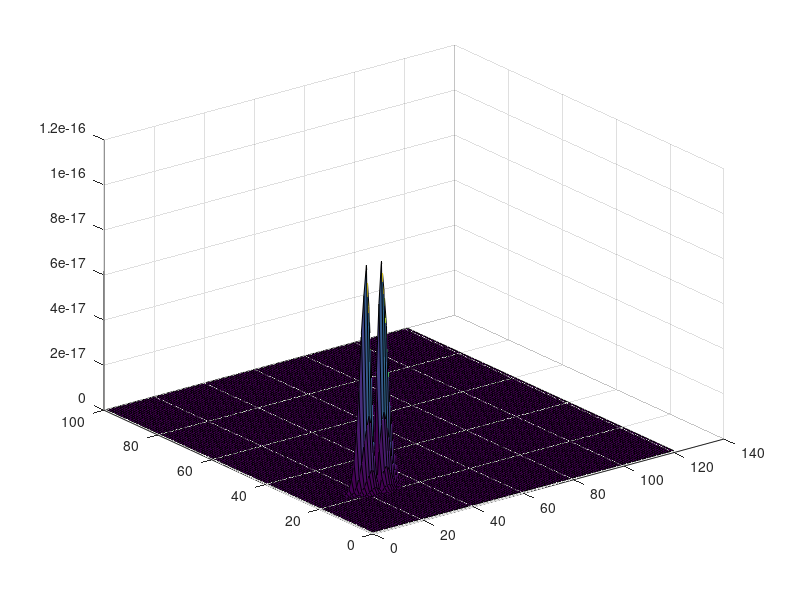
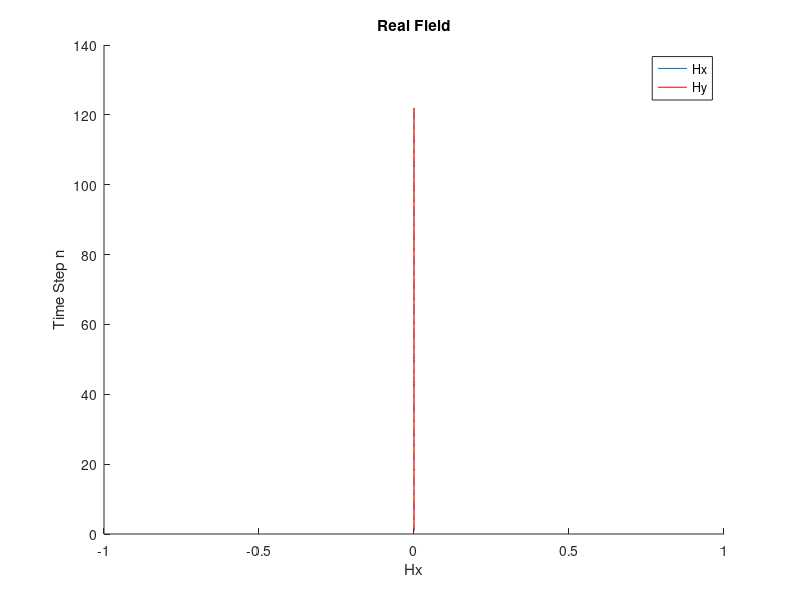
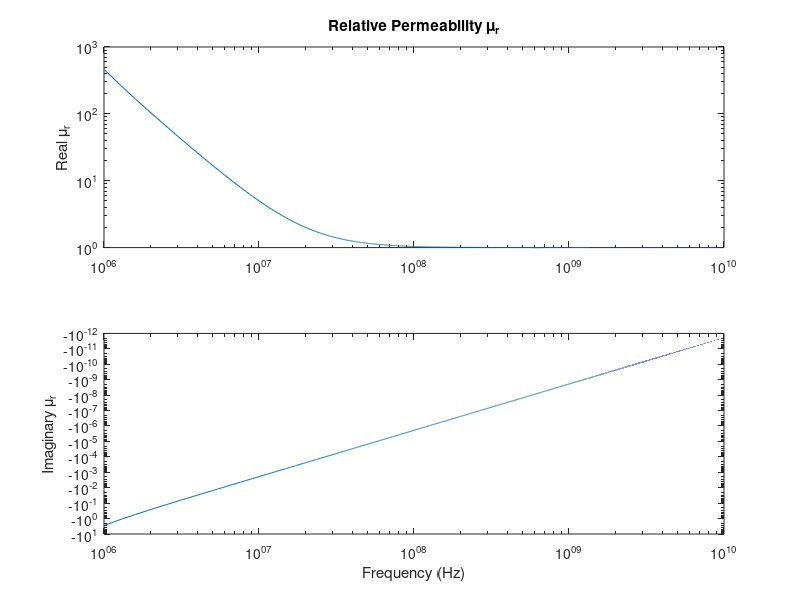
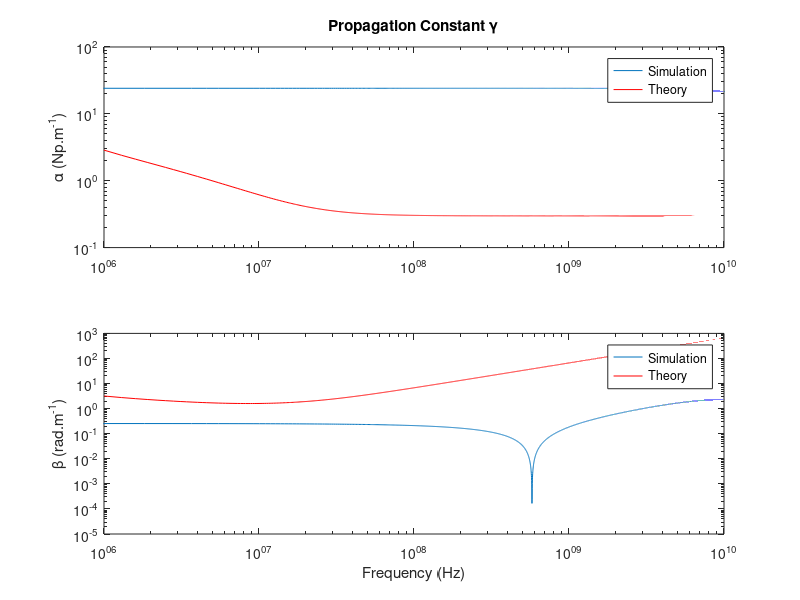

Recreate these plots in MATLAB, in order.
clc;clear all;
%hold on;
%%
f=fopen('FieldEvolutionIn.txt');
File=1;
l=fgetl(f);
in=1;
Prev=1600*(File-1);
while ischar(l)
%while (in <= (518*300))
%for kj=1:81
    %%disp(l);
    text{in}=l;
    
    data{in}=sscanf(text{in},'%f , %f , %f , %f , %f , %f , %f , %f , %f , %f , %f , %f , %f , %f , %f , %f , %f , %f , %f , %f , %f , %f , %f , %f , %f , %f');
    dis=round(((data{in}(2)+15)*4)+1);
    Hx(data{in}(1)-Prev,dis)=data{in}(3)+1i*data{in}(4);
    Hy(data{in}(1)-Prev,dis)=data{in}(5)+1i*data{in}(6);
    Hz(data{in}(1)-Prev,dis)=data{in}(7)+1i*data{in}(8);
    
    Bx(data{in}(1)-Prev,dis)=data{in}(9)+1i*data{in}(10);
    By(data{in}(1)-Prev,dis)=data{in}(11)+1i*data{in}(12);
    Bz(data{in}(1)-Prev,dis)=data{in}(13)+1i*data{in}(14);
    
    Ex(data{in}(1)-Prev,dis)=data{in}(15)+1i*data{in}(16);
    Ey(data{in}(1)-Prev,dis)=data{in}(17)+1i*data{in}(18);
    Ez(data{in}(1)-Prev,dis)=data{in}(19)+1i*data{in}(20);
   
    Dx(data{in}(1)-Prev,dis)=data{in}(21)+1i*data{in}(22);
    Dy(data{in}(1)-Prev,dis)=data{in}(23)+1i*data{in}(24);
    Dz(data{in}(1)-Prev,dis)=data{in}(25)+1i*data{in}(26);
    
    l=fgetl(f);
    in=in+1;
end

epsr=1;
a0=1e-2;%0.1mm
c0=3e8;%2.99792458e8;%Speed of Light (m/s)
f0=c0/a0;%3000GHz
t0=1/f0;%0.33e-12 (s)
mu0=4*pi*(1e-7);% (H/m)
eps0=8.854187817e-12;% (F/m)
I0=1; %(A)
E0=I0/(a0*eps0*c0);%Electric Field
D0=I0/(a0*c0);%Electric Displacement Field
B0=I0/(a0*eps0*c0*c0);%Magnetic Field
H0=I0/(a0);%Magnetizing Field


% for ind=129:500
% Bx(ind,:)=0;By(ind,:)=0;Bz(ind,:)=0;
% Hx(ind,:)=0;Hy(ind,:)=0;Hz(ind,:)=0;
% Dx(ind,:)=0;Dy(ind,:)=0;Dz(ind,:)=0;
% Ex(ind,:)=0;Ey(ind,:)=0;Ez(ind,:)=0;
% end

L2=32768*4;
%Bx(L2,121)=0;By(L2,121)=0;Bz(L2,121)=0;
Hx(L2,121)=0;Hy(L2,121)=0;Hz(L2,121)=0;
%Dx(L2,:)=0;Dy(L2,:)=0;Dz(L2,:)=0;
Ex(L2,121)=0;Ey(L2,121)=0;Ez(L2,121)=0;

% hold on;
% for stp=1:102
%     plot(real(Hx(stp,:)));
%     pause(.1);
% end

%Sx=Ex(1:100,:).*conj(Hx(1:100,:));
%Sy=Ey(1:100,:).*conj(Hy(1:100,:));
Sz=Ex(1:100,:).*conj(Hy(1:100,:))-Ey(1:100,:).*conj(Hx(1:100,:));
%S=abs(mag3(Sx,Sy,Sz));

figure;surf(abs(real(Sz(1:100,:))));hold on;
% figure;surf(abs(imag(Sz(1:200,:))));hold on;

figure;
hold on
for dist=1:121
plot3([0 real(Hx(90,dist))*H0],[dist dist+1], [0 0]);
plot3([0 0], [dist dist+1],[0 real(Hy(90,dist))*H0],'r');
%axis([-1e-4 1e-4 0 122 -1e-4 1e-4])
end
ylabel('Time Step n');
xlabel('Hx');
zlabel('Hy');
legend('Hx','Hy');
title('Real Field');


% hold on;
% plot(0:(2/400):2,(real(Bx(170,:))*B0));
% plot(0:(2/400):2,(imag(Bx(170,:))*B0),'r');
% grid('on');
% xlabel('Distance (mm)');
% ylabel('|Bz (Wb/m^2)|');
% legend('Real','Imaginary')

epsr=1;
a0=1e-2;%0.1mm
c0=3e8;%2.99792458e8;%Speed of Light (m/s)
f0=c0/a0;%3000GHz
t0=1/f0;%0.33e-12 (s)
mu0=4*pi*(1e-7);% (H/m)
eps0=8.854187817e-12;% (F/m)
I0=1; %(A)
E0=I0/(a0*eps0*c0);%Electric Field
D0=I0/(a0*c0);%Electric Displacement Field
B0=I0/(a0*eps0*c0*c0);%Magnetic Field
H0=I0/(a0);%Magnetizing Field
sigmaD0=(epsr*eps0*c0)/a0;
fmin=1e6;
fmax=1e10;

muinf=1;
gamma=(.1e-5)/(2*pi);
fn=(2/3)*(1e-5);
sigma=-1e4;
fr=((fmin)/f0):1e-5:((fmax)/f0); 
fi=fr;
kwi=(fn.*fn-fi.*fi-1i.*gamma.*fi);
b0=1e-5;
kwi2=(fi.*fi.*b0.*b0)./kwi;
mur=muinf+(sigma.*fn.*fn)./(kwi-kwi2);

fr2=fr*f0;
mur2=mur*mu0;
sigma=5e-3;
eps=(10*eps0)-1i*(sigma./(2*pi*fr2));


gammaor=1i.*2.*pi.*fr2.*sqrt(mur2.*eps);
etaor=sqrt(mur2./eps);
Zor=gammaor.*etaor;
Yor=gammaor./etaor;
alphaor=real(gammaor);
betaor=imag(gammaor);
vpor=(2.*pi.*fr2)./betaor;


figure;hold on;
subplot(2,1,1);loglog(fr2,real(mur2)/mu0);ylabel('Real \mu_r');xlim([fmin fmax]);
title('Relative Permeability \mu_r');
subplot(2,1,2);loglog(fr2,imag(mur2)/mu0);ylabel('Imaginary \mu_r');xlim([fmin fmax]);
xlabel('Frequency (Hz)')

figure
T=t0/4;
Fs=1/T;
L=L2;

dobs=1;
obs=25;
L=2^nextpow2(L);
f=Fs/2*linspace(0,1,L/2+1);

FHxi=(fft((Ey(1:L,obs)),L));
FHxo=(fft((Ey(1:L,obs+dobs)),L));
Gamma=(log(FHxo./FHxi))/(-(dobs/4)*(a0));
Gamma(1)=0;


figure;
subplot(2,1,1);
loglog(f(1:L/2+1),abs(real(Gamma(1:L/2+1))));
ylabel('\alpha (Np.m^-^1)');xlim([fmin fmax]);
hold on;loglog(fr2,alphaor,'r');ylabel('\alpha (Np.m^-^1)');xlim([fmin fmax]);
title('Propagation Constant \gamma');legend('Simulation','Theory');

subplot(2,1,2)
loglog(f(1:L/2+1),abs(imag(Gamma(1:L/2+1))));
ylabel('\beta (rad.m^-^1)');xlabel('Frequency (Hz)');xlim([fmin fmax]);
hold on;loglog(fr2,betaor,'r');ylabel('\beta (rad.m^-^1)');xlim([fmin fmax]);
legend('Simulation','Theory');

figure
f=f';
loglog(f(1:L/2+1),abs(2*pi*f(1:L/2+1)./(imag(Gamma(1:L/2+1)))));
%hold on; plot(f(1:L/2+1),(3e8),'r');
ylabel('vp (m.s^-^1)');xlabel('Frequency (Hz)');xlim([fmin fmax]);
hold on;loglog(fr2,vpor,'r');title('vp');xlim([fmin fmax]);


obs=25;
NFFT=2^nextpow2(L);
f=Fs/2*linspace(0,1,NFFT/2+1);
FEx=fft((Ey(1:L,obs)),NFFT);
FHx=fft((Hy(1:L,obs)),NFFT);
Z=FEx./FHx;
Z=Z*377;

figure;
subplot(2,1,1)
loglog(f(1:NFFT/2+1),abs(Z(1:NFFT/2+1)));
ylabel('|\eta| (Ohm)');xlim([fmin fmax]);
hold on;
loglog(fr2,abs(etaor),'r');title('Intrinsic Impedance \eta');xlim([fmin fmax]);
legend('Simulation','Theory');

subplot(2,1,2)
semilogx(f(1:NFFT/2+1),abs(angle(Z(1:NFFT/2+1))*(180/pi)));
ylabel('\Theta \eta (Degree)');xlabel('Frequency (Hz)');xlim([fmin fmax]);
hold on;semilogx(fr2,abs(angle(etaor))*(180/pi),'r');xlim([fmin fmax]);ylim([-200 200]);
legend('Simulation','Theory');


Zimag=abs(imag(Gamma(1:NFFT/2+1).*Z(1:NFFT/2+1)));
Zreal=abs(real(Gamma(1:NFFT/2+1).*Z(1:NFFT/2+1)));
Zabs=abs((Gamma(1:NFFT/2+1).*Z(1:NFFT/2+1)));
Zangle=abs(angle((Gamma(1:NFFT/2+1).*Z(1:NFFT/2+1)))*(180/pi));
Gm=abs(real(Gamma(1:NFFT/2+1)./Z(1:NFFT/2+1)));
Rm=abs((Gm')*(-1).*(2*pi*f));%Reluctance
XCm=abs(imag(Gamma(1:NFFT/2+1)./Z(1:NFFT/2+1)));
Yabs=abs((Gamma(1:NFFT/2+1)./Z(1:NFFT/2+1)));
Yangle=(angle((Gamma(1:NFFT/2+1)./Z(1:NFFT/2+1)))*(180/pi));

figure;
subplot(2,1,1)
loglog(f,(Zabs(1:NFFT/2+1)));title('Transverse Impedance Z');
ylabel('|Z| (Ohm/m)');xlim([fmin fmax]);
hold on;
loglog(fr2,abs(Zor),'r');xlim([fmin fmax]);
legend('Simulation','Theory');

subplot(2,1,2);
semilogx(f,(Zangle(1:NFFT/2+1)));
ylabel('\theta Z (Degree)');xlabel('Frequency (Hz)');xlim([fmin fmax]);
hold on;
semilogx(fr2,angle(Zor)*(180/pi),'r');xlim([fmin fmax]);ylim([-200 200]);
legend('Simulation','Theory');

% subplot(3,1,1);
% plot(f(1:NFFT/2+1),(Gm(1:NFFT/2+1)));
% ylabel('Conductance GL (S/m)');
% xlabel('Frequency (Hz)');
% % axis([0 5e11 -8.5 -7.5])
% 
% subplot(3,1,2);
% plot(f(1:NFFT/2+1),(Rm(1:NFFT/2+1)));
% ylabel('Reluctance Rmskin (1/H.m)');
% xlabel('Frequency (Hz)');
% % axis([0 5e11 0 3e13])
% 
% subplot(3,1,3);
% plot(f(1:NFFT/2+1),(XCm(1:NFFT/2+1)));
% ylabel('Susceptance XCL (S/m)');
% xlabel('Frequency (Hz)');
% % axis([0 5e11 0 1])

figure;
subplot(2,1,1)
loglog(f,(Yabs(1:NFFT/2+1)));
ylabel('Y (1/Ohm.m)');xlim([fmin fmax]);
hold on;loglog(fr2,abs(Yor),'r');title('Longitudinal Admittance Y');xlim([fmin fmax]);
legend('Simulation','Theory');
subplot(2,1,2);
semilogx(f,abs(Yangle(1:NFFT/2+1)));
ylabel('\theta Y (Degree)');xlabel('Frequency (Hz)');xlim([fmin fmax]);
hold on;semilogx(fr2,abs(angle(Yor))*(180/pi),'r');xlim([fmin fmax]);ylim([-200 200]);
legend('Simulation','Theory');